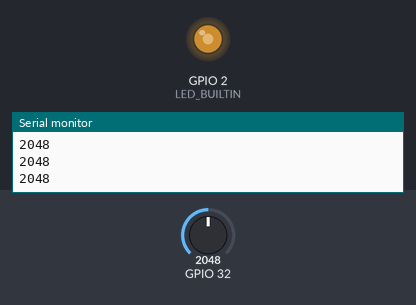
Bench run of a sketch on a simulated ESP32. On the bench: output pins drawn as LEDs (lit = HIGH), the last lines printed to the serial monitor. The inputs (shaded band) are chosen by the test bench; at power-on: GPIO 32 = 2048.

Above: at 1.2 s.
1.3 s: GPIO 32 set to 2866
At 1.6 s:
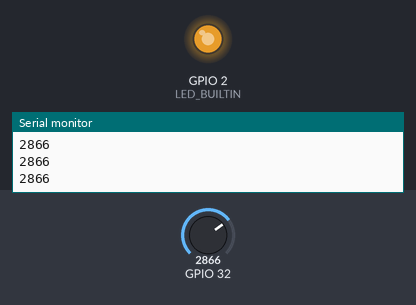
2.8 s: GPIO 32 set to 1228
At 3.9 s:
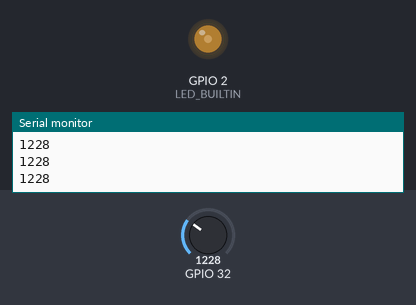
4.3 s: GPIO 32 set to 491
At 5.0 s:
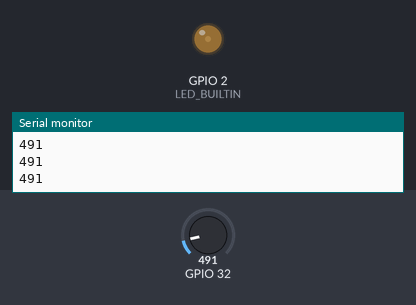
5.8 s: GPIO 32 set to 0
At 6.2 s:
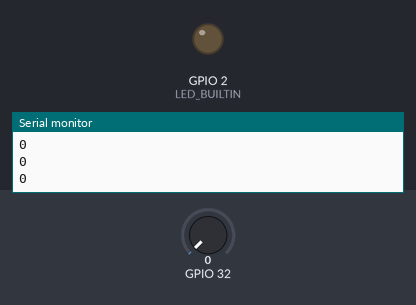
7.3 s: GPIO 32 set to 2047
At 8.3 s:
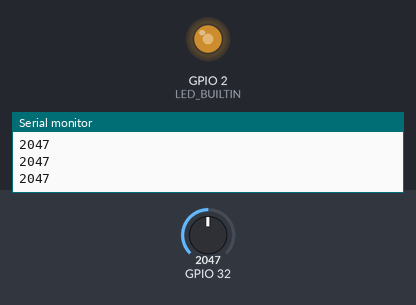
Timing chart, 0 to 9.8 s (numbered marks = the images above; inputs shaded):
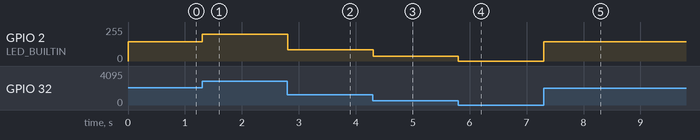

The sketch:

sketch_sep19a.ino
```cpp
int freq = 5000;
int ledchannel = 0;
int resolution = 8;

void setup() {
  // put your setup code here, to run once:
  Serial.begin(115200);
ledcSetup(ledchannel,freq,resolution);
ledcAttachPin(LED_BUILTIN,ledchannel);
pinMode(32,INPUT);

}

void loop() {
  // put your main code here, to run repeatedly:
    int rd;
    rd=analogRead(32);
    Serial.println(rd);
    rd=map(rd,0,3615,0,255);
    ledcWrite(ledchannel,rd);
    delay(7);


}
```

Measured:
- after the input at 1.3 s, GPIO 2 (LED_BUILTIN): 143/255 → 201/255 at once
- after the input at 2.8 s, GPIO 2 (LED_BUILTIN): 201/255 → 86/255 at once
- after the input at 4.3 s, GPIO 2 (LED_BUILTIN): 86/255 → 34/255 at once
- after the input at 5.8 s, GPIO 2 (LED_BUILTIN): 34/255 → 0/255 at once
- after the input at 7.3 s, GPIO 2 (LED_BUILTIN): 0/255 → 143/255 at once
